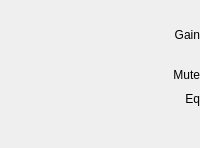
    <widget class="QWidget" name="widget" native="true">
     <layout class="QVBoxLayout" name="verticalLayout">
      <property name="leftMargin">
       <number>0</number>
      </property>
      <property name="topMargin">
       <number>10</number>
      </property>
      <property name="rightMargin">
       <number>0</number>
      </property>
      <property name="bottomMargin">
       <number>0</number>
      </property>
      <item>
       <widget class="QLabel" name="label_9">
        <property name="minimumSize">
         <size>
          <width>0</width>
          <height>50</height>
         </size>
        </property>
        <property name="text">
         <string>Gain</string>
        </property>
        <property name="alignment">
         <set>Qt::AlignRight|Qt::AlignTrailing|Qt::AlignVCenter</set>
        </property>
       </widget>
      </item>
      <item>
       <widget class="QLabel" name="label_38">
        <property name="minimumSize">
         <size>
          <width>0</width>
          <height>18</height>
         </size>
        </property>
        <property name="text">
         <string>Mute</string>
        </property>
        <property name="alignment">
         <set>Qt::AlignRight|Qt::AlignTrailing|Qt::AlignVCenter</set>
        </property>
       </widget>
      </item>
      <item>
       <widget class="QLabel" name="label_39">
        <property name="minimumSize">
         <size>
          <width>0</width>
          <height>18</height>
         </size>
        </property>
        <property name="text">
         <string>Eq</string>
        </property>
        <property name="alignment">
         <set>Qt::AlignRight|Qt::AlignTrailing|Qt::AlignVCenter</set>
        </property>
       </widget>
      </item>
      <item>
       <spacer name="verticalSpacer_2">
        <property name="orientation">
         <enum>Qt::Vertical</enum>
        </property>
        <property name="sizeHint" stdset="0">
         <size>
          <width>20</width>
          <height>40</height>
         </size>
        </property>
       </spacer>
      </item>
     </layout>
    </widget>
